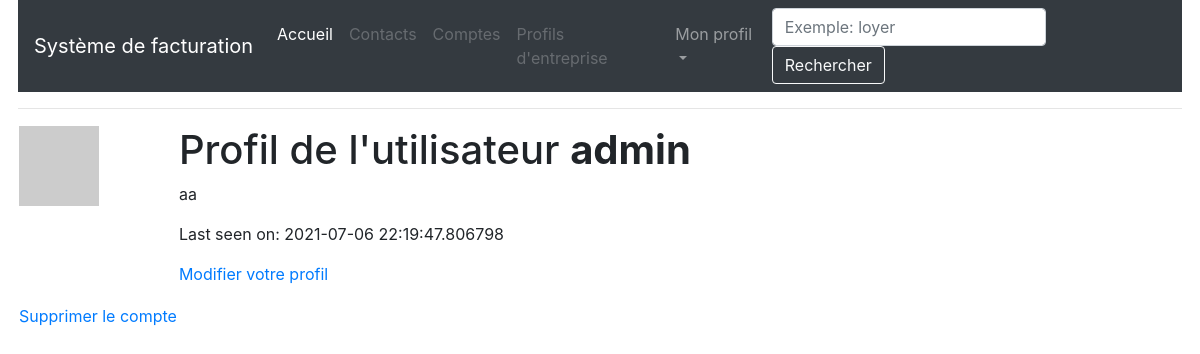
Page /user/admin (signed in) on the earlier database version.
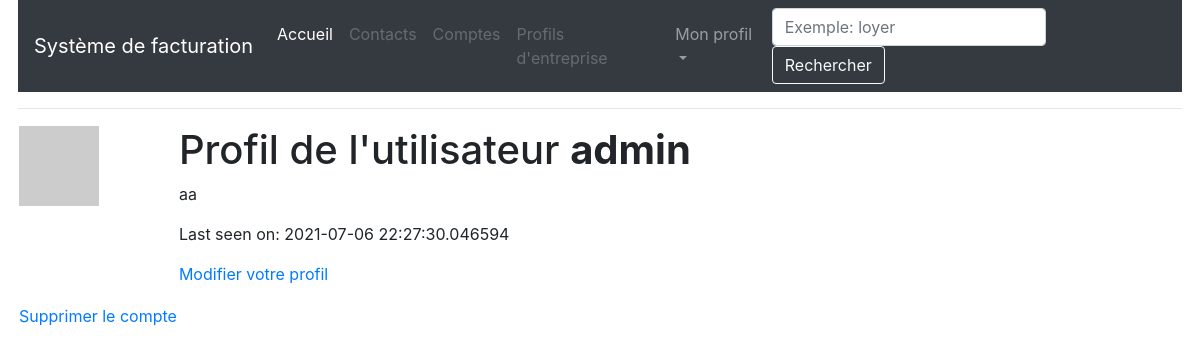
Same page on the later database version.
### app/models.py (models this page shows, shortened)
class User(UserMixin, db.Model):
    id = db.Column(db.Integer, primary_key=True)
    username = db.Column(db.String(64), index=True, unique=True)
    email = db.Column(db.String(120), index=True, unique=True)
    password_hash = db.Column(db.String(128))
    factures = db.relationship('Facture', backref='author', lazy='dynamic')
    about_me = db.Column(db.String(140))
    last_seen = db.Column(db.DateTime, default=datetime.utcnow)
    def avatar(self, size):
        digest = md5(self.email.lower().encode('utf-8')).hexdigest()
        return 'https://www.gravatar.com/avatar/{}?d=identicon&s={}'.format(digest, size)

### app/routes.py (the view)
@app.route('/user/<username>')
@login_required
def user(username):
    user = User.query.filter_by(username=username).first_or_404()
    return render_template('user.html', title='Mon profil', user=user)

### app/models.py (called while the page is built)
@login.user_loader
def load_user(id):
    return User.query.get(int(id))

### app/routes.py (called while the page is built)
@app.before_request
def before_request():
    if current_user.is_authenticated:
        current_user.last_seen = datetime.utcnow()
        db.session.commit()

### app/templates/user.html
{% extends "base.html" %}
{% block app_content %}
    <table>
        <tr valign="top">
            <td><img src="{{ user.avatar(128) }}"></td>
            <td>
                <h1>Profil de l'utilisateur <strong>{{ user.username }}</strong></h1>
                {% if user.about_me %}<p>{{ user.about_me }}</p>{% endif %}
                {% if user.last_seen %}<p>Last seen on: {{ user.last_seen }}</p>{% endif %}
                {% if user == current_user %}
                <p><a href="{{ url_for('edit_profile') }}">Modifier votre profil</a></p>
                {% endif %}
            </td>
        </tr>
        <tr>
            <td>
                <a href="{{ url_for('delete_user', username=current_user.username) }}">Supprimer le compte</a>
            </td>
        </tr>
    </table>
{% endblock %}

### app/templates/base.html (shortened to what this page needs)
{% extends 'bootstrap/base.html' %}
{% block html %}
  {% block head %}
    {% block styles %}
      <link rel="stylesheet" href="https://maxcdn.bootstrapcdn.com/bootstrap/4.0.0/css/bootstrap.min.css">
      <link rel="stylesheet" href="{{ url_for('static', filename='css/style.css') }}">
    {% endblock %}
  {% endblock %}
  {% block body %}
    {% block navbar %}
    <nav class="navbar navbar-expand-lg navbar-dark bg-dark">
      <a class="navbar-brand" href="{{ url_for('index') }}">Système de facturation</a>
      <div class="collapse navbar-collapse">
        <ul class="navbar-nav mr-auto">
          <li class="nav-item active">
            <a class="nav-link" href="{{ url_for('index') }}">Accueil</a>
          </li>
            {% if current_user.is_anonymous %}
            <li class="nav-item">
              <a class="nav-link" href="{{ url_for('register') }}">S'inscrire</a>
            </li>
            <li class="nav-item">
              <a class="nav-link" href="{{ url_for('login') }}">Se connecter</a>
            </li>
            {% else %}
            <li class="nav-item">
              <a class="nav-link disabled" href="#">Contacts</a>
            </li>
            <li class="nav-item">
              <a class="nav-link disabled" href="#">Comptes</a>
            </li>
            <li class="nav-item">
              <a class="nav-link disabled" href="#">Profils d'entreprise</a>
            </li>
            <li class="nav-item dropdown">
              <a class="nav-link dropdown-toggle" href="#" id="navbarDropdown" role="button" data-toggle="dropdown" aria-haspopup="true" aria-expanded="false">Mon profil</a>
            </li>
            {% endif %}
        </ul>
        <form class="form-inline">
          <input class="form-control mr-sm-2" type="search" placeholder="Exemple: loyer" aria-label="Search" />
          <button class="btn btn-outline-light my-2 my-sm-0" type="submit">Rechercher</button>
        </form>
      </div>
    </nav>
    <hr>
    {% endblock %}
    {% block app_content %}{% endblock %}
  {% endblock %}
{% endblock %}

Differences in the rows shown:
changed User "admin": last_seen "2021-07-06 22:19:47.806798" → "2021-07-06 22:27:30.046594"
